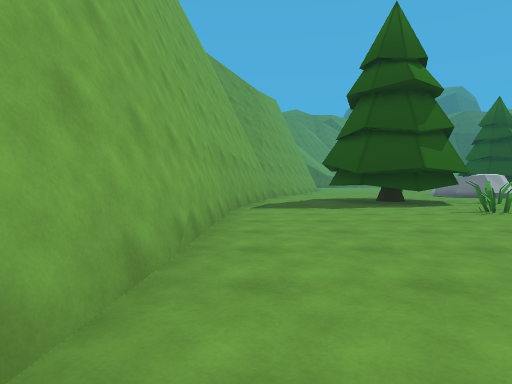
View 1 (above)

24 first-person views from a walk through a 3-D level made in the Unity game engine. The camera is 1.2 m above the floor, tilts 2° down and sees 75° across. The floor is counted in squares, 2 m on a side. Each view is taken from the middle of a square. On the plan, view 1 faces up. The plan holds only what a view shows up to about 10 squares ahead; the rest is blank. The place goes on beyond the plan. The player is left out. Some animated figures are not drawn.

View 2
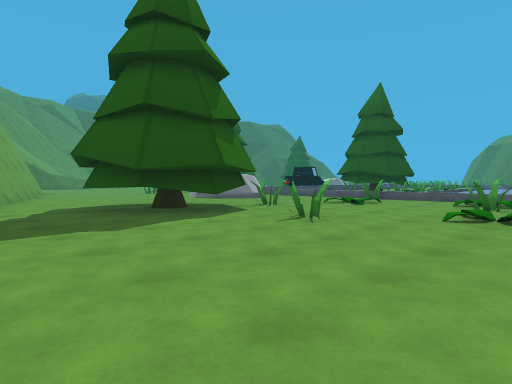

View 3
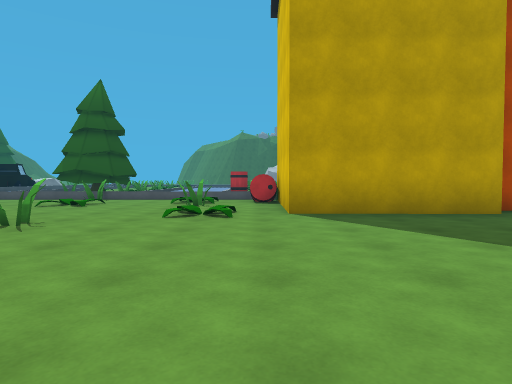

View 4
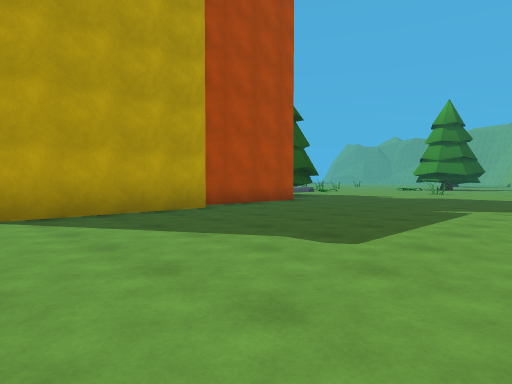

View 5
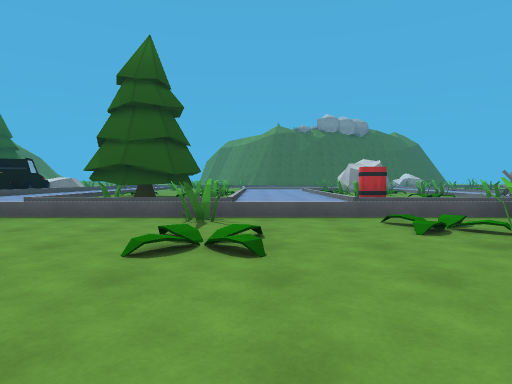

View 6
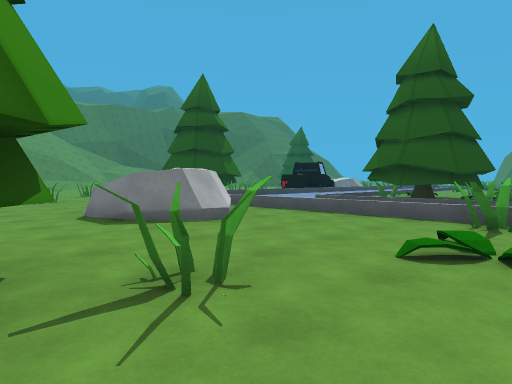

View 7
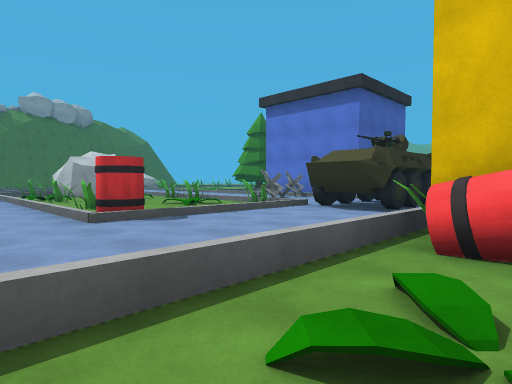

View 8
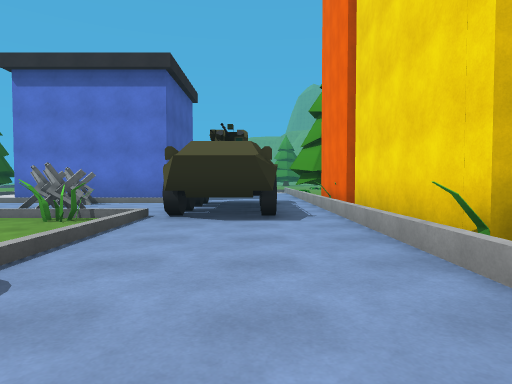

View 9
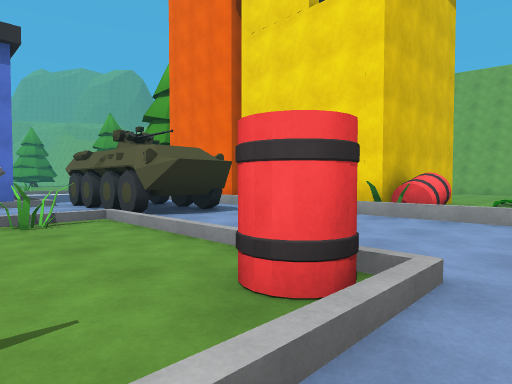

View 10
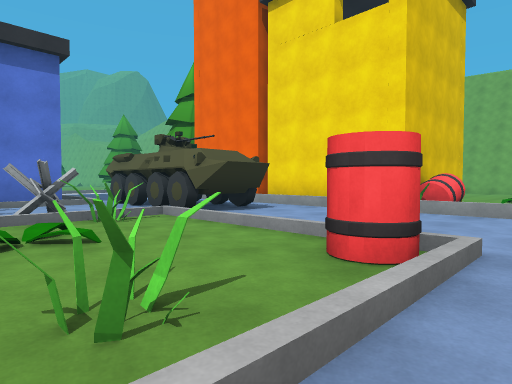

View 11
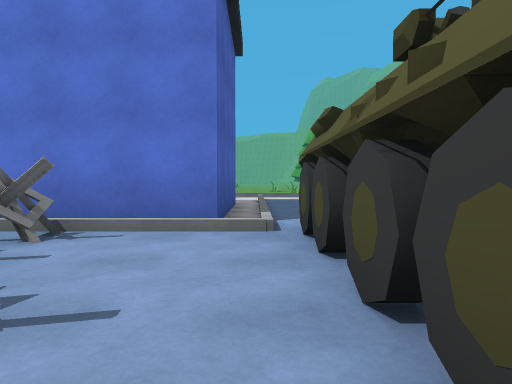

View 12
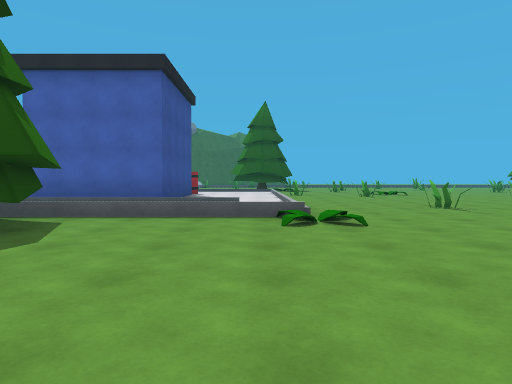

View 13
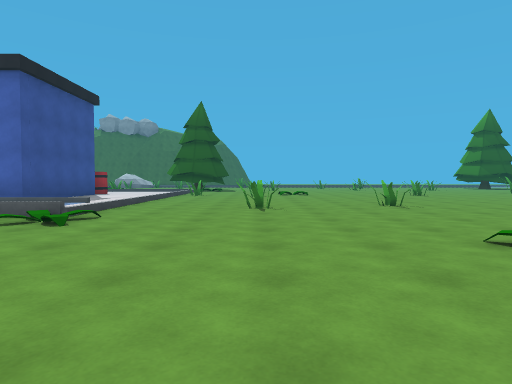

View 14
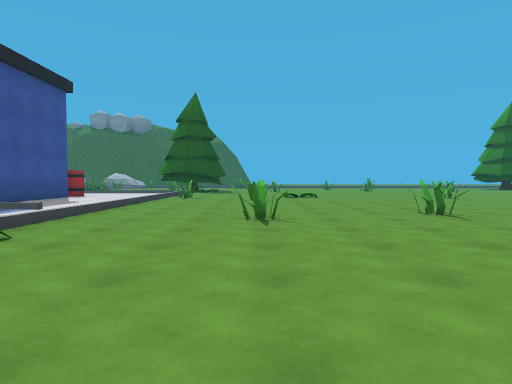

View 15
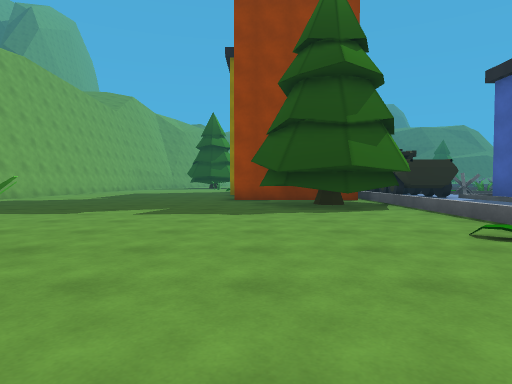

View 16
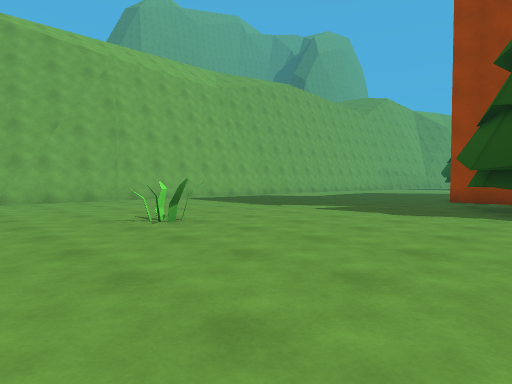

View 17
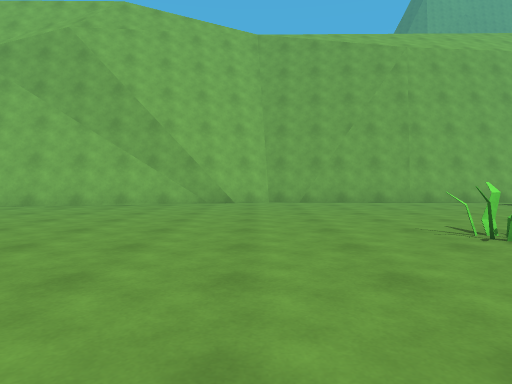

View 18
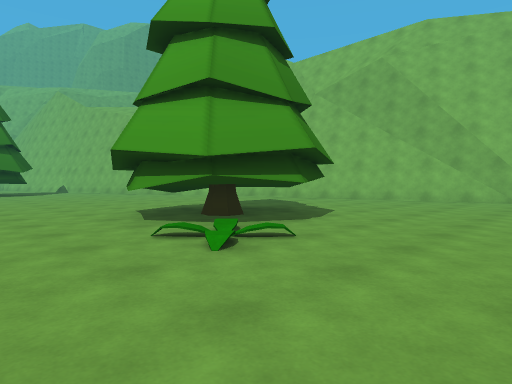

View 19
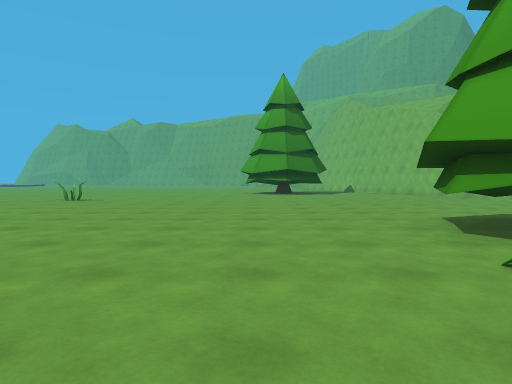

View 20
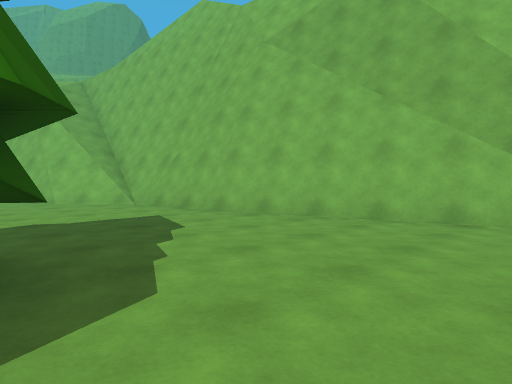

View 21
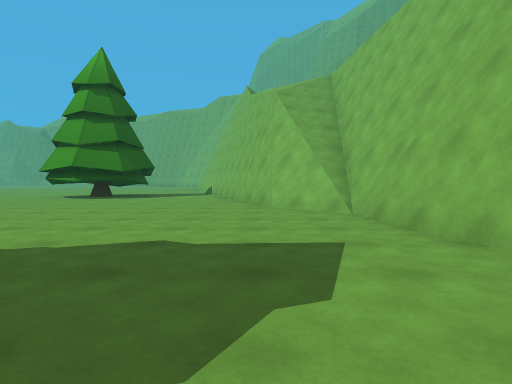

View 22
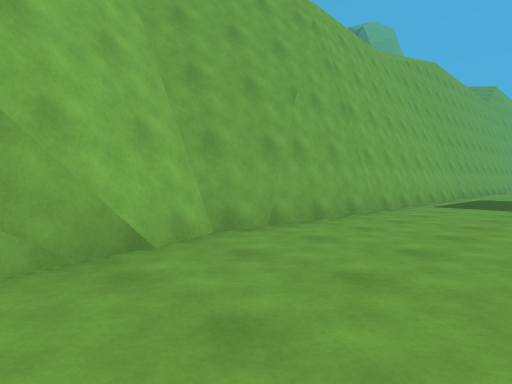

View 23
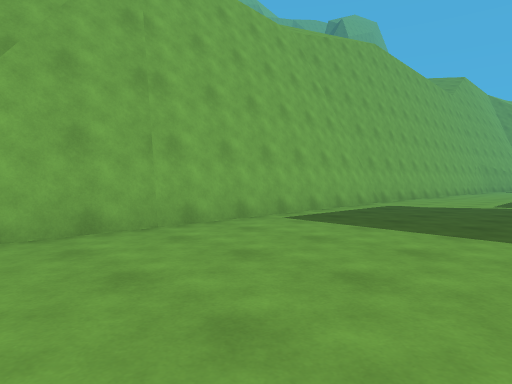

View 24
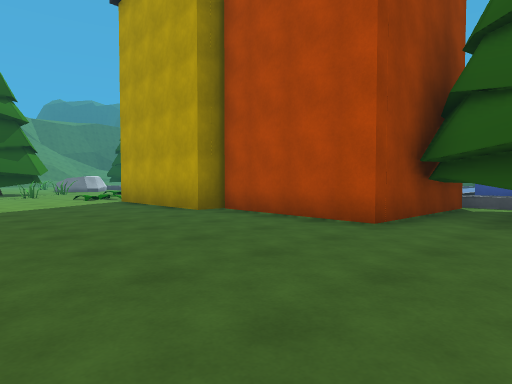

### Floor plan
Key: @ floor where view 1 was taken; # wall or solid block; . main floor; : floor 0.5 m higher than the main floor; / step, stairs or slope; = window, fence, low wall or low ledge; ^ raised ledge; v drop or lower ground; P plant; B barrel; H house; R rock; A barrier; O other object.
Columns run from 3 left of view 1 to 17 right of it. Each row starts with its distance up from view 1.
 14     ##.  .. R    ..
 13     #... .: R.   //
 12      ... .. R.   /
 11     ..   .....   O#
 10  v #..###.....   .##
  9  v##..###O.....  .O##
  8  v#...###....O.  ..O
  7  v#........P..   ..
  6  v#.....O..........
  5  v#.........P........
  4   #......P.O.....BBO.
  3   #.........BB.......
  2   #......HHHBB.......
  1   #......H   H.....P.
  0    @.....H   H.##.O..
 -1    ......HHH H.##.AA
 -2    .......H  H.##..AA
 -3   #.......   H.##..A/
 -4 v #.......   H. #///H
 -5 v #.......H###.../HHH
 -6 v #........###  ./H
 -7 v #........###  ./H
 -8 v #........###  ./HHH
 -9 / #............ ./...
-10 / #............ ./...
-11 v #...........  ....
-12 v #.....O....P///////
-13 v #..................
-14 v##..................
-15 v##............O.....
-16   #..................
-17   #..................
-18   #......##P....O....
-19  v##....####.........
-20  v #....####.........
-21  v #.... ##..........
-22  v ##................
-23  vv##..............
-24  vv #...............
-25  vv #................
-26   v #=.............O.
-27    ^###......
-28   v####.......
-29   v#  #.......

Where each view was taken, in squares from view 1:
view 1: 0 up, 0 right, facing up
view 2: 3 up, 0 right, facing up-right
view 3: 3 up, 0 right, facing right
view 4: 3 up, 0 right, facing down-right
view 5: 7 up, 5 right, facing right
view 6: 7 up, 5 right, facing up-right
view 7: 6 up, 9 right, facing down-right
view 8: 5 up, 12 right, facing down
view 9: 5 up, 16 right, facing down-left
view 10: 5 up, 17 right, facing down-left
view 11: 0 up, 14 right, facing down
view 12: 11 down, 5 right, facing right
view 13: 15 down, 5 right, facing right
view 14: 15 down, 7 right, facing right
view 15: 15 down, 7 right, facing up
view 16: 15 down, 9 right, facing up-left
view 17: 15 down, 8 right, facing left
view 18: 15 down, 10 right, facing down-left
view 19: 16 down, 10 right, facing down
view 20: 17 down, 5 right, facing down-left
view 21: 19 down, 3 right, facing down
view 22: 17 down, 2 right, facing up-left
view 23: 13 down, 3 right, facing up-left
view 24: 7 down, 2 right, facing up-right
